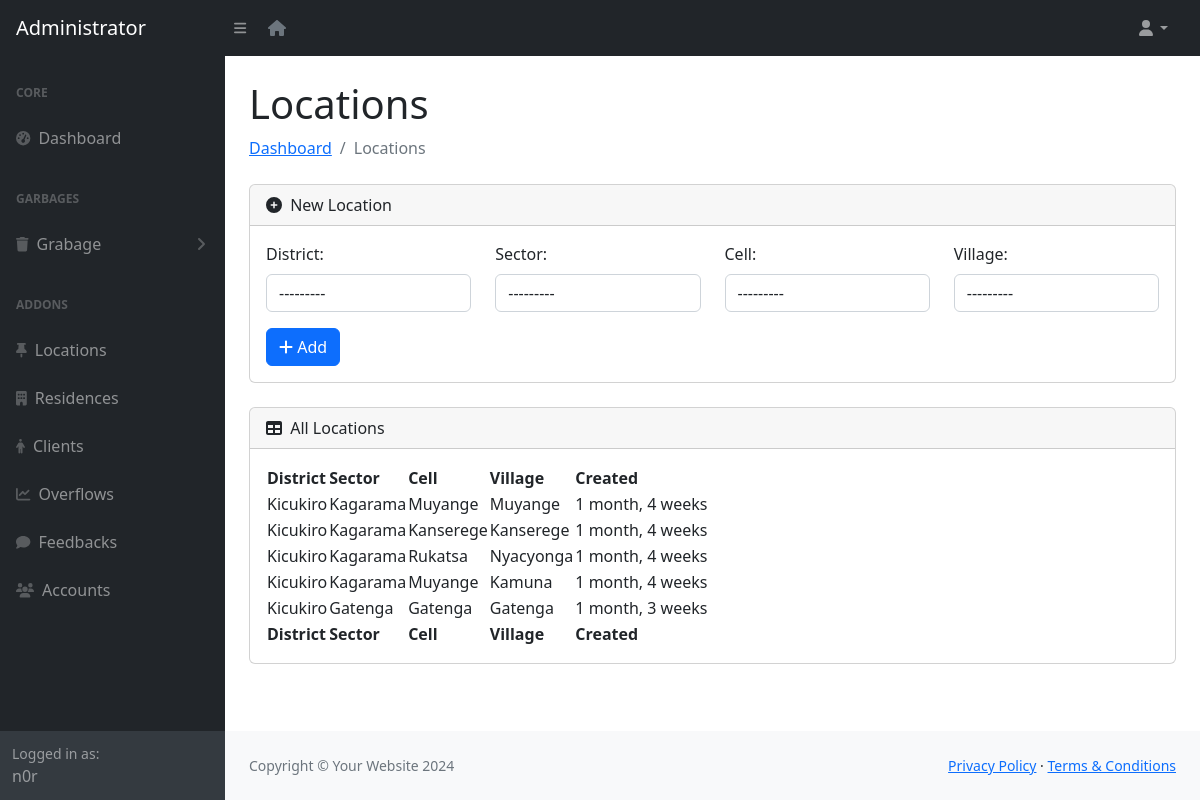
Page /locations/ (signed in) on the earlier database version.
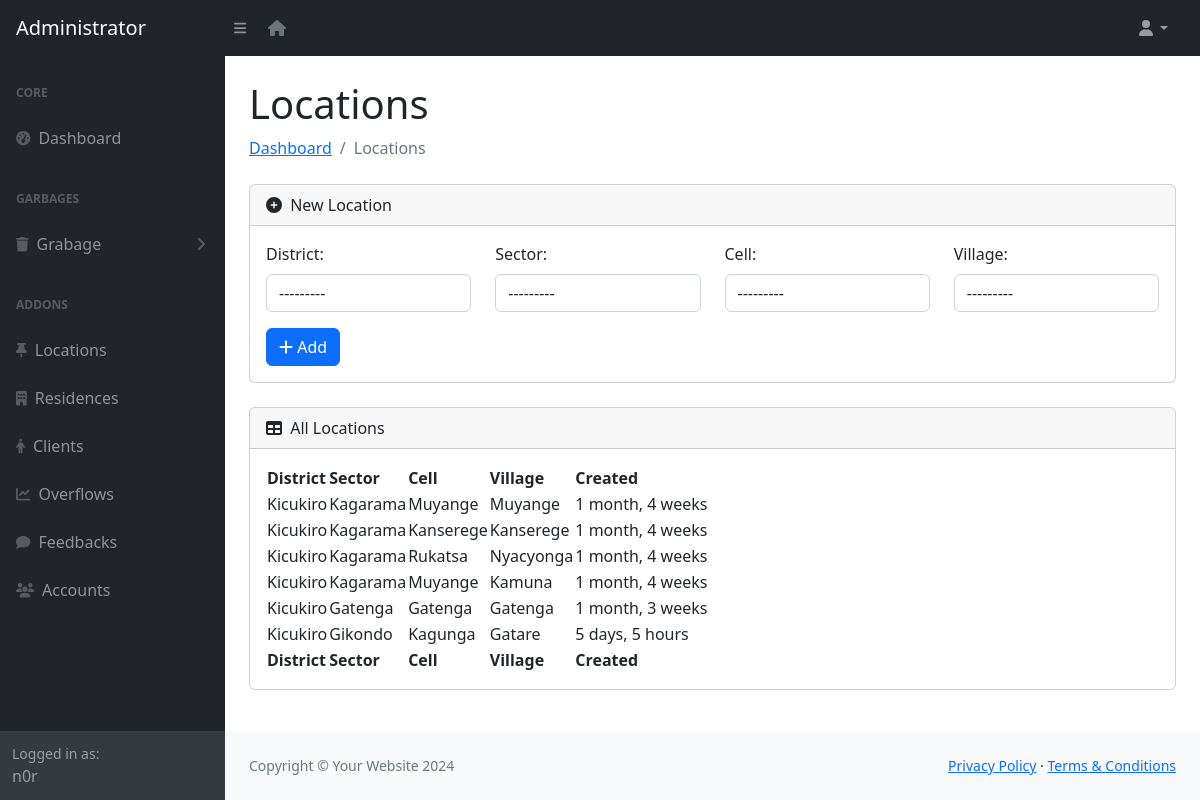
Same page on the later database version.
### app/models.py (models this page shows, shortened)
class Location(models.Model):
    district = models.ForeignKey(District, on_delete=models.SET_NULL, null=True, blank=True)
    sector = models.ForeignKey(Sector, on_delete=models.SET_NULL, null=True, blank=True)
    cell = models.ForeignKey(Cell, on_delete=models.SET_NULL, null=True, blank=True)
    village = models.ForeignKey(Village, on_delete=models.SET_NULL, null=True, blank=True)
    created_at = models.DateTimeField(auto_now_add=True)
    class Meta:
        constraints = [UniqueConstraint(fields=['district', 'sector', 'cell', 'village'], name='unique_location_combination')]
        ordering = ["created_at"]

class District(models.Model):
    name = models.CharField(max_length=40)
    def __str__(self):
        return self.name

class Sector(models.Model):
    district = models.ForeignKey(District, on_delete=models.CASCADE)
    name = models.CharField(max_length=40)
    def __str__(self):
        return self.name

class Cell(models.Model):
    district = models.ForeignKey(District, on_delete=models.CASCADE)
    sector = models.ForeignKey(Sector, on_delete=models.CASCADE)
    name = models.CharField(max_length=40)
    def __str__(self):
        return self.name

class Village(models.Model):
    district = models.ForeignKey(District, on_delete=models.CASCADE)
    sector = models.ForeignKey(Sector, on_delete=models.CASCADE)
    cell = models.ForeignKey(Cell, on_delete=models.CASCADE)
    name = models.CharField(max_length=40)
    def __str__(self):
        return self.name

### app/views.py (the view)
# urls.py: path('locations/', views.locations, name="locations"),
@role_required(['ADMIN', 'MCOLLECTOR'])
def locations(request):
    locations = Location.objects.all()
    if request.method == 'POST':
        form = LocationsForm(request.POST)
        if form.is_valid():
            try:
                district = form.cleaned_data['district']
                sector = form.cleaned_data['sector']
                cell = form.cleaned_data['cell']
                village = form.cleaned_data['village']
                district_obj, created = District.objects.get_or_create(name=district)
                sector_obj, created = Sector.objects.get_or_create(name=sector)
                cell_obj, created = Cell.objects.get_or_create(name=cell)
                village_obj, created = Village.objects.get_or_create(name=village)
                location = Location.objects.create(
                    district=district_obj,
                    sector=sector_obj,
                    cell=cell_obj,
                    village=village_obj
                )
                messages.success(request, f"New Location {location} Added")
                form = LocationsForm()
            except IntegrityError:
                messages.error(request, "A location with this district, sector, cell, and village already exists. Please try a different combination.")
        else:
            messages.error(request, f"{form.errors}")
    else:
        form = LocationsForm()
    context = {'form': form, 'locations': locations}
    return render(request, 'adminn/locations.html', context)

### app/forms.py (shortened to what this page needs)
class LocationsForm(forms.Form):
    district = forms.ModelChoiceField(queryset=District.objects.all(),
        widget=forms.Select(attrs={'hx-get': 'load-sectors/', 'hx-target': '#id_sector', 'class': 'form-control'})
    )
    sector = forms.ModelChoiceField(queryset=Sector.objects.none(),
        widget=forms.Select(attrs={'hx-get': 'load-cells/', 'hx-target': '#id_cell', 'class': 'form-control'})
    )
    cell = forms.ModelChoiceField(queryset=Cell.objects.none(),
        widget=forms.Select(attrs={'hx-get': 'load-villages/', 'hx-target': '#id_village', 'class': 'form-control'})
    )
    village = forms.ModelChoiceField(queryset=Village.objects.none(),
        widget=forms.Select(attrs={'class': 'form-control'})
    )
    def __init__(self, *args, **kwargs):
        super().__init__(*args, **kwargs)

### app/views.py (called while the page is built)
def role_required(allowed_roles):
    def decorator(view_func):
        @wraps(view_func)
        def _wrapped_view(request, *args, **kwargs):
            if request.user.is_authenticated and request.user.role in allowed_roles:
                return view_func(request, *args, **kwargs)
            return redirect('403')
        return _wrapped_view
    return decorator

### app/templates/app/adminn/locations.html (shortened to what the changed rows need)
{% load static %}
{% if request.user.role == "ADMIN" %}
    {% include 'adminn/includes/header.html' %}
{% else %}
    {% include 'mcollector/includes/header.html' %}
{% endif %}
            <div id="layoutSidenav_content">
                <main>
                    <div class="container-fluid px-4">
                        <h1 class="mt-4">Locations</h1>
                        <div class="card mb-4">
                          <div class="card-body">
                            <table id="datatablesSimple">
                              <thead>
                                  <tr>
                                      <th>District</th>
                                      <th>Sector</th>
                                      <th>Cell</th>
                                      <th>Village</th>
                                      <th>Created</th>
                                  </tr>
                              </thead>
                              <tfoot>
                                <tr>
                                  <th>District</th>
                                  <th>Sector</th>
                                  <th>Cell</th>
                                  <th>Village</th>
                                  <th>Created</th>
                              </tr>
                              </tfoot>
                              <tbody>
                                  {% for location in locations %}
                                  <tr>
                                      <td>{{ location.district }}</td>
                                      <td>{{ location.sector }}</td>
                                      <td>{{ location.cell }}</td>
                                      <td>{{ location.village }}</td>
                                      <td>{{ location.created_at | timesince }}</td>
                                  </tr>
                                  {% endfor %}
                              </tbody>
                            </table>
                            </div>
                        </div>
                    </div>
                </main>
{% include 'adminn/includes/footer.html' %}

Differences in the rows shown:
added Location: district "Kicukiro", sector "Gikondo", cell "Kagunga", village "Gatare", created_at "5 days, 5 hours"
